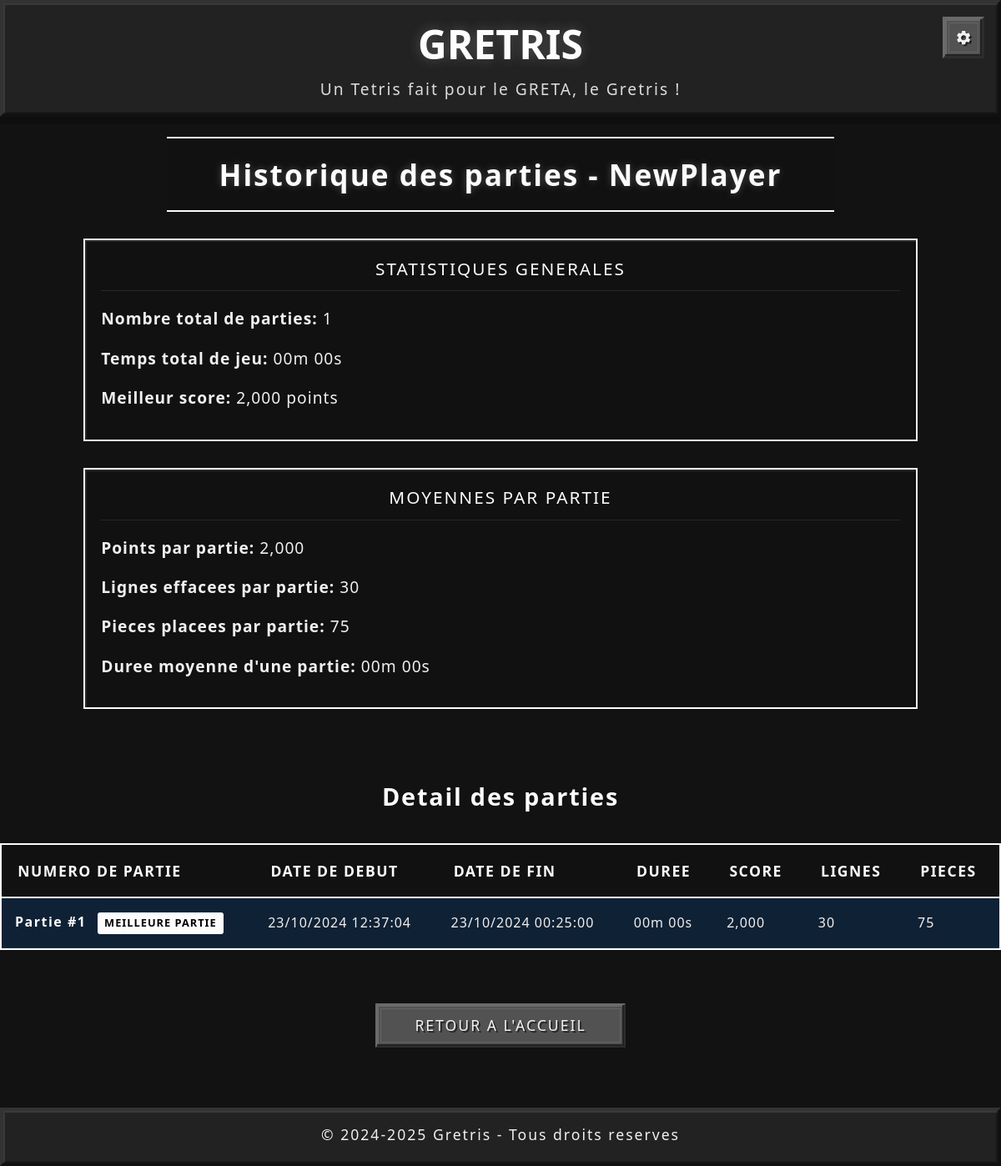
Screenshot of /projectweb/Lot9/view/game_history.php (signed in) with the database file from the repository.
### tables this page shows
CREATE TABLE
    Score (
        ScoreID INT AUTO_INCREMENT PRIMARY KEY,
        GameID INT,
        LinesCleared INT DEFAULT 0,
        PiecesDropped INT DEFAULT 0,
        Points INT DEFAULT 0,
        Level INT,
        Creation DATETIME DEFAULT CURRENT_TIMESTAMP,
        FOREIGN KEY (GameID) REFERENCES Game (GameID)
        ON DELETE CASCADE
    );

CREATE TABLE
    Game (
        GameID INT AUTO_INCREMENT PRIMARY KEY,
        PlayerID INT,
        StartTime DATETIME DEFAULT CURRENT_TIMESTAMP,
        EndTime TIME,
        FOREIGN KEY (PlayerID) REFERENCES Player (PlayerID)
        ON DELETE CASCADE
    );

### projectweb/Lot9/controller/game_history_controller.php (called while the page is built, shortened)
<?php
require_once '../model/db_connection.php';
require_once '../model/game_history.php';
function displayGameHistory()
{
    $playerID = $_SESSION['PlayerID'];
    $username = $_SESSION['Username'];
    $games = getPlayerGameHistory($GLOBALS['pdo'], $playerID);
    $stats = calculateGameStatistics($games);
    $stats['totalTimeFormatted'] = formatTime($stats['totalTimePlayed']);
    $stats['avgTimeFormatted'] = formatTime($stats['avgTimePerGame']);
    $bestGameID = findBestGame($games);
    include '../view/game_history_view.php';
}
function findBestGame($games)
{
    $bestGameID = null;
    $bestScore = -1;
    $bestLines = -1;
    $bestPieces = -1;
    foreach ($games as $game) {
        $score = isset($game['Points']) ? intval($game['Points']) : 0;
        $lines = isset($game['LinesCleared']) ? intval($game['LinesCleared']) : 0;
        $pieces = isset($game['PiecesDropped']) ? intval($game['PiecesDropped']) : 0;
        if ($score > $bestScore) {
            $bestScore = $score;
            $bestLines = $lines;
            $bestPieces = $pieces;
            $bestGameID = $game['GameID'];
        }
        elseif ($score == $bestScore && $lines > $bestLines) {
            $bestLines = $lines;
            $bestPieces = $pieces;
            $bestGameID = $game['GameID'];
        }
        elseif ($score == $bestScore && $lines == $bestLines && $pieces < $bestPieces) {
            $bestPieces = $pieces;
            $bestGameID = $game['GameID'];
        }
    }
    return $bestGameID;
}

### projectweb/Lot9/view/game_history.php (called while the page is built, shortened)
<?php
require_once '../controller/game_history_controller.php';
displayGameHistory();

### projectweb/Lot9/model/game_history.php (called while the page is built, shortened)
<?php
function getPlayerGameHistory($pdo, $playerID)
{
    $stmt = $pdo->prepare("
        SELECT
            g.GameID,
            g.StartTime,
            g.EndTime,
            s.Points,
            s.LinesCleared,
            s.PiecesDropped,
            TIMESTAMPDIFF(SECOND, g.StartTime, g.EndTime) as GameDuration
        FROM
            game g
        LEFT JOIN
            score s ON g.GameID = s.GameID
        WHERE
            g.PlayerID = :playerID
            AND g.EndTime IS NOT NULL
        ORDER BY
            g.StartTime DESC
    ");
    $stmt->bindParam(':playerID', $playerID);
    $stmt->execute();
    return $stmt->fetchAll(PDO::FETCH_ASSOC);
}
function calculateGameStatistics($games)
{
    $totalGames = count($games);
    $totalPoints = 0;
    $totalLinesCleared = 0;
    $totalPiecesDropped = 0;
    $totalTimePlayed = 0;
    $highScore = 0;
    foreach ($games as $game) {
        $totalPoints += intval($game['Points'] ?? 0);
        $totalLinesCleared += intval($game['LinesCleared'] ?? 0);
        $totalPiecesDropped += intval($game['PiecesDropped'] ?? 0);
        $totalTimePlayed += intval($game['GameDuration'] ?? 0);
        if (isset($game['Points']) && $game['Points'] > $highScore) {
            $highScore = $game['Points'];
        }
    }
    $avgPointsPerGame = $totalGames > 0 ? round($totalPoints / $totalGames, 2) : 0;
    $avgLinesPerGame = $totalGames > 0 ? round($totalLinesCleared / $totalGames, 2) : 0;
    $avgPiecesPerGame = $totalGames > 0 ? round($totalPiecesDropped / $totalGames, 2) : 0;
    $avgTimePerGame = $totalGames > 0 ? round($totalTimePlayed / $totalGames) : 0;
    return [
        'totalGames' => $totalGames,
        'completedGames' => $totalGames,
        'gamesInProgress' => 0,
        'totalPoints' => $totalPoints,
        'totalLinesCleared' => $totalLinesCleared,
        'totalPiecesDropped' => $totalPiecesDropped,
        'totalTimePlayed' => $totalTimePlayed,
        'avgPointsPerGame' => $avgPointsPerGame,
        'avgLinesPerGame' => $avgLinesPerGame,
        'avgPiecesPerGame' => $avgPiecesPerGame,
        'avgTimePerGame' => $avgTimePerGame,
        'highScore' => $highScore
    ];
}
function formatTime($seconds)
{
    if (!is_numeric($seconds) || $seconds < 0) {
        return "00m 00s";
    }
}
function formatDate($dateString)
{
    $date = new DateTime($dateString);
    return $date->format('d/m/Y H:i:s');
}

### projectweb/Lot9/view/game_history_view.php (the view, shortened to what this page needs)
<?php
include_once "../view/header.php";
$pageTitle = "Historique des parties - " . htmlspecialchars($username);
?>
<div class="main-content">
    <h1 class="history-title"><?php echo $pageTitle; ?></h1>
    <div class="stats-container">
        <div class="stat-item">
            <span class="stat-label">Statistiques Generales</span>
            <div class="player-value">
                <p><strong>Nombre total de parties:</strong> <?php echo $stats['totalGames']; ?></p>
                <p><strong>Temps total de jeu:</strong> <?php echo $stats['totalTimeFormatted']; ?></p>
                <p><strong>Meilleur score:</strong> <?php echo number_format($stats['highScore']); ?> points</p>
            </div>
        </div>
        <div class="stat-item">
            <span class="stat-label">Moyennes par partie</span>
            <div class="player-value">
                <p><strong>Points par partie:</strong> <?php echo number_format($stats['avgPointsPerGame']); ?></p>
                <p><strong>Lignes effacees par partie:</strong> <?php echo $stats['avgLinesPerGame']; ?></p>
                <p><strong>Pieces placees par partie:</strong> <?php echo $stats['avgPiecesPerGame']; ?></p>
                <p><strong>Duree moyenne d'une partie:</strong> <?php echo $stats['avgTimeFormatted']; ?></p>
            </div>
        </div>
    </div>
    <h2 class="history-subtitle">Detail des parties</h2>
    <?php if ($stats['totalGames'] > 0): ?>
        <div style="width: 100%; max-width: 1200px; overflow-x: auto;">
            <table class="history-table">
                <thead>
                    <tr>
                        <th>Numero de partie</th>
                        <th>Date de debut</th>
                        <th>Date de fin</th>
                        <th>Duree</th>
                        <th>Score</th>
                        <th>Lignes</th>
                        <th>Pieces</th>
                    </tr>
                </thead>
                <tbody>
                    <?php
                    $gameCounter = $stats['totalGames'];
                    foreach ($games as $game):
                        $isBestGame = ($game['GameID'] == $bestGameID);
                        $rowClass = $isBestGame ? 'best-game' : '';
                        ?>
                        <tr class="<?php echo $rowClass; ?>">
                            <td>
                                Partie #<?php echo $gameCounter--; ?>
                                <?php if ($isBestGame): ?>
                                    <span class="best-score-badge">Meilleure Partie</span>
                                <?php endif; ?>
                            </td>
                            <td><?php echo formatDate($game['StartTime']); ?></td>
                            <td><?php echo formatDate($game['EndTime']); ?></td>
                            <td><span><?php echo formatTime(intval($game['GameDuration'])); ?></span></td>
                            <td><?php echo isset($game['Points']) ? number_format($game['Points']) : '0'; ?></td>
                            <td><?php echo $game['LinesCleared'] ?? '0'; ?></td>
                            <td><?php echo $game['PiecesDropped'] ?? '0'; ?></td>
                        </tr>
                    <?php endforeach; ?>
                </tbody>
            </table>
        </div>
    <?php endif; ?>
    <div class="button-container">
        <button class="menu-button" onclick="window.location.href='../view/home.php'">Retour a l'accueil</button>
    </div>
</div>
<?php
include_once "../view/footer.php";
?>

### projectweb/Lot9/CSS/variables.css (style rules this page uses)
:root { --void-black: #121212; --pale-white: #F0F0F0; --stone-gray: #9B9B9B; --light-gray: #E0E0E0; --dark-gray: #353535; --border-gray: #4A4A4A; --text-gray: #8C8C8C; --soul-blue: #fcfcfc; --panel-bg: rgba(18, 18, 18, 0.85); --cell-bg: #2A2A2A; --crack-color: rgba(255, 255, 255, 0.5); --focus-glow: rgba(200, 200, 200, 0.3); --spirit-border: rgba(150, 150, 150, 0.2); --glow-strong: rgba(44, 46, 46, 0.5); --glow-medium: rgba(61, 63, 63, 0.3); --glow-soft: rgba(79, 181, 193, 0.1); --glass: rgba(18, 18, 18, 0.75); --ui-border: #404040; --button-active: #202020; --header-height: 70px; --footer-height: 70px; --grid-cell-size: 35px; --grid-cell-size-mobile: 30px; --border-radius: 0px; --button-padding: 0.8rem 1.5rem; --panel-padding: 1.5rem; }

### projectweb/Lot9/CSS/base.css (style rules this page uses)
body, div, span, h1, h2, h3, h4, h5, h6, p, a, section, header, footer, main, aside, nav, .game-container, .side-panel, .stats-container, .stat-item, .player-info, .button-container, .menu-button, .control-btn, .game-over-overlay, .game-over-content, .header-container, .settings-gear, .settings-dropdown { user-select: none; -webkit-user-select: none; -moz-user-select: none; -ms-user-select: none; cursor: default; }
button, a, .menu-button, .control-btn, .settings-gear { cursor: pointer; }
* { margin: 0; padding: 0; box-sizing: border-box; }
html, body { height: 100vh; overflow: hidden; }
html.scrollable, body.scrollable { height: auto !important; overflow: auto !important; }
body { font-family: 'Minecraft', system-ui, -apple-system, sans-serif; color: var(--pale-white); background: var(--void-black) url('../images/4ec77oea73c41.gif') center/cover fixed; position: relative; }

### projectweb/Lot9/CSS/layout.css (style rules this page uses)
.main-content { min-height: 75vh; display: flex; flex-direction: column; align-items: center; position: relative; justify-content: center; }

### projectweb/Lot9/CSS/components.css (style rules this page uses)
.stats-container { display: flex; flex-direction: column; gap: 1.5rem; }
.stat-item { padding: 1.2rem; background: rgba(18, 18, 18, 0.6); border: 2px solid var(--soul-blue); border-radius: 0; image-rendering: pixelated; position: relative; box-shadow: inset 2px 2px 0 rgba(255, 255, 255, 0.1), inset -2px -2px 0 rgba(0, 0, 0, 0.3); }
.stat-label { color: var(--soul-blue); font-size: 0.9rem; text-transform: uppercase; letter-spacing: 3px; }
.player-value { color: var(--pale-white); font-size: 1.2rem; display: block; }
.button-container { display: flex; flex-direction: column; gap: 1rem; width: 100%; max-width: 300px; margin: 0 auto; position: relative; }
.menu-button, .control-btn { width: 100%; padding: var(--button-padding); font-family: 'Minecraft', system-ui, -apple-system, sans-serif; font-size: 1.1rem; color: var(--pale-white); background: #525252; border: none; border-top: 2px solid #6a6a6a; border-left: 2px solid #6a6a6a; border-bottom: 2px solid #2d2d2d; border-right: 2px solid #2d2d2d; cursor: pointer; transition: all 0.1s ease; text-transform: uppercase; letter-spacing: 2px; image-rendering: pixelated; position: relative; overflow: hidden; box-shadow: inset -2px -2px 0 #222, inset 2px 2px 0 #6a6a6a; text-shadow: 2px 2px 0 #222; }
.menu-button::before, .control-btn::before { content: ""; position: absolute; top: 4px; left: 4px; right: 4px; bottom: 4px; background: transparent; border: 1px solid rgba(255, 255, 255, 0.1); pointer-events: none; }

### projectweb/Lot9/CSS/account_settings.css (style rules this page uses)
.button-container { display: flex; flex-direction: column; gap: 1rem; width: 95%; max-width: 300px; margin: 2rem auto; }

### rows the page displays
score: GameID.GameID "1", Points "2,000", LinesCleared "30", PiecesDropped "75", GameID.StartTime "23/10/2024 12:37:04", GameID.EndTime "23/10/2024 00:25:00", GameDuration "00m 00s"

### other values shown
$pageTitle "Historique des parties - NewPlayer"
$stats['totalTimeFormatted'] "00m 00s"
$stats['avgTimeFormatted'] "00m 00s"
